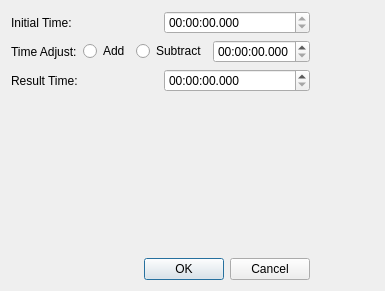
<?xml version="1.0" encoding="UTF-8"?>
<ui version="4.0">
 <class>CAdjustTime</class>
 <widget class="QDialog" name="CAdjustTime">
  <property name="geometry">
   <rect>
    <x>0</x>
    <y>0</y>
    <width>385</width>
    <height>291</height>
   </rect>
  </property>
  <property name="windowTitle">
   <string>Dialog</string>
  </property>
  <layout class="QGridLayout" name="gridLayout">
   <item row="0" column="1">
    <widget class="QTimeEdit" name="initTime">
     <property name="focusPolicy">
      <enum>Qt::NoFocus</enum>
     </property>
     <property name="readOnly">
      <bool>true</bool>
     </property>
     <property name="displayFormat">
      <string>hh:mm:ss.zzz</string>
     </property>
    </widget>
   </item>
   <item row="3" column="0">
    <spacer name="verticalSpacer">
     <property name="orientation">
      <enum>Qt::Vertical</enum>
     </property>
     <property name="sizeHint" stdset="0">
      <size>
       <width>20</width>
       <height>40</height>
      </size>
     </property>
    </spacer>
   </item>
   <item row="0" column="0">
    <widget class="QLabel" name="label">
     <property name="text">
      <string>Initial Time:</string>
     </property>
    </widget>
   </item>
   <item row="4" column="0" colspan="2">
    <widget class="QDialogButtonBox" name="buttonBox">
     <property name="orientation">
      <enum>Qt::Horizontal</enum>
     </property>
     <property name="standardButtons">
      <set>QDialogButtonBox::Cancel|QDialogButtonBox::Ok</set>
     </property>
    </widget>
   </item>
   <item row="1" column="0" colspan="2">
    <layout class="QHBoxLayout" name="horizontalLayout_3">
     <item>
      <widget class="QLabel" name="label_2">
       <property name="text">
        <string>Time Adjust:</string>
       </property>
      </widget>
     </item>
     <item>
      <widget class="QRadioButton" name="addBtn">
       <property name="text">
        <string>Add</string>
       </property>
      </widget>
     </item>
     <item>
      <widget class="QRadioButton" name="subBtn">
       <property name="text">
        <string>Subtract</string>
       </property>
      </widget>
     </item>
     <item>
      <widget class="QTimeEdit" name="timeOffset">
       <property name="displayFormat">
        <string>hh:mm:ss.zzz</string>
       </property>
      </widget>
     </item>
    </layout>
   </item>
   <item row="2" column="0">
    <widget class="QLabel" name="label_3">
     <property name="text">
      <string>Result Time:</string>
     </property>
    </widget>
   </item>
   <item row="2" column="1">
    <widget class="QTimeEdit" name="resultTime">
     <property name="displayFormat">
      <string>hh:mm:ss.zzz</string>
     </property>
    </widget>
   </item>
   <item row="0" column="2">
    <spacer name="horizontalSpacer">
     <property name="orientation">
      <enum>Qt::Horizontal</enum>
     </property>
     <property name="sizeHint" stdset="0">
      <size>
       <width>40</width>
       <height>20</height>
      </size>
     </property>
    </spacer>
   </item>
  </layout>
 </widget>
 <tabstops>
  <tabstop>initTime</tabstop>
  <tabstop>addBtn</tabstop>
  <tabstop>subBtn</tabstop>
  <tabstop>timeOffset</tabstop>
  <tabstop>resultTime</tabstop>
 </tabstops>
 <resources/>
 <connections>
  <connection>
   <sender>buttonBox</sender>
   <signal>accepted()</signal>
   <receiver>CAdjustTime</receiver>
   <slot>accept()</slot>
   <hints>
    <hint type="sourcelabel">
     <x>248</x>
     <y>254</y>
    </hint>
    <hint type="destinationlabel">
     <x>157</x>
     <y>274</y>
    </hint>
   </hints>
  </connection>
  <connection>
   <sender>buttonBox</sender>
   <signal>rejected()</signal>
   <receiver>CAdjustTime</receiver>
   <slot>reject()</slot>
   <hints>
    <hint type="sourcelabel">
     <x>316</x>
     <y>260</y>
    </hint>
    <hint type="destinationlabel">
     <x>286</x>
     <y>274</y>
    </hint>
   </hints>
  </connection>
 </connections>
</ui>
